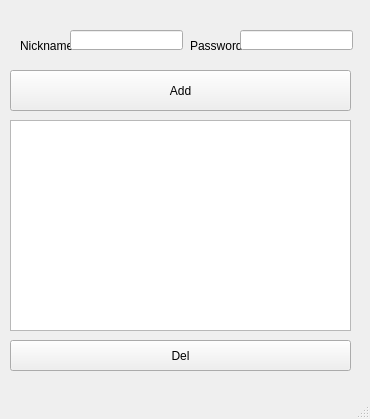
<?xml version="1.0" encoding="UTF-8"?>
<ui version="4.0">
 <class>MainWindow</class>
 <widget class="QMainWindow" name="MainWindow">
  <property name="geometry">
   <rect>
    <x>0</x>
    <y>0</y>
    <width>370</width>
    <height>419</height>
   </rect>
  </property>
  <property name="windowTitle">
   <string>MainWindow</string>
  </property>
  <widget class="QWidget" name="centralwidget">
   <widget class="QLabel" name="label">
    <property name="geometry">
     <rect>
      <x>20</x>
      <y>30</y>
      <width>61</width>
      <height>31</height>
     </rect>
    </property>
    <property name="text">
     <string>Nickname : </string>
    </property>
   </widget>
   <widget class="QLabel" name="label_2">
    <property name="geometry">
     <rect>
      <x>190</x>
      <y>30</y>
      <width>61</width>
      <height>31</height>
     </rect>
    </property>
    <property name="text">
     <string>Password : </string>
    </property>
   </widget>
   <widget class="QPushButton" name="add_Button">
    <property name="geometry">
     <rect>
      <x>10</x>
      <y>70</y>
      <width>341</width>
      <height>41</height>
     </rect>
    </property>
    <property name="text">
     <string>Add</string>
    </property>
   </widget>
   <widget class="QPushButton" name="del_button">
    <property name="geometry">
     <rect>
      <x>10</x>
      <y>340</y>
      <width>341</width>
      <height>31</height>
     </rect>
    </property>
    <property name="text">
     <string>Del</string>
    </property>
   </widget>
   <widget class="QLineEdit" name="nickname_lineEdit">
    <property name="geometry">
     <rect>
      <x>70</x>
      <y>30</y>
      <width>113</width>
      <height>20</height>
     </rect>
    </property>
   </widget>
   <widget class="QLineEdit" name="password_lineEdit">
    <property name="geometry">
     <rect>
      <x>240</x>
      <y>30</y>
      <width>113</width>
      <height>20</height>
     </rect>
    </property>
   </widget>
   <widget class="QListWidget" name="listWidget">
    <property name="geometry">
     <rect>
      <x>10</x>
      <y>120</y>
      <width>341</width>
      <height>211</height>
     </rect>
    </property>
   </widget>
  </widget>
  <widget class="QMenuBar" name="menubar">
   <property name="geometry">
    <rect>
     <x>0</x>
     <y>0</y>
     <width>370</width>
     <height>22</height>
    </rect>
   </property>
  </widget>
  <widget class="QStatusBar" name="statusbar"/>
 </widget>
 <resources/>
 <connections/>
</ui>
